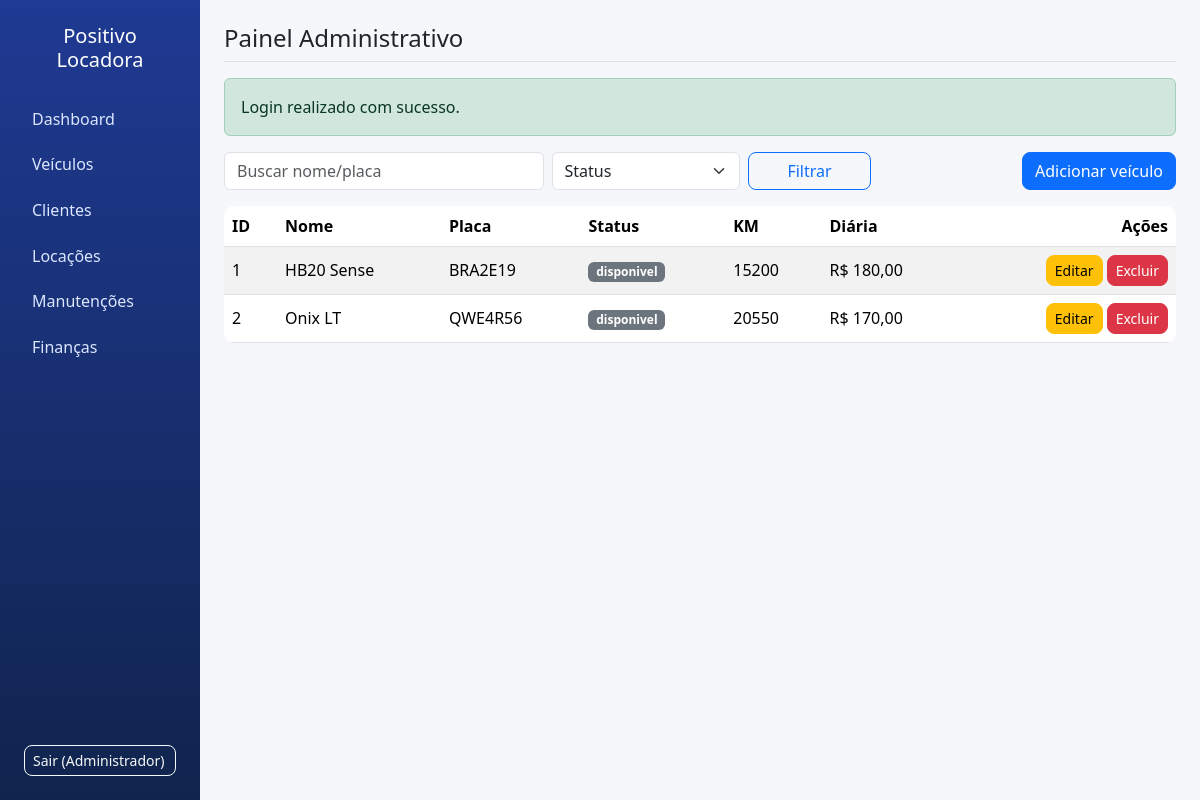
The page /vehicles (signed in) on the database its author committed.
### tables this page shows
CREATE TABLE vehicles (
  id INT AUTO_INCREMENT PRIMARY KEY,
  nome VARCHAR(120) NOT NULL,
  marca VARCHAR(80) NOT NULL,
  modelo VARCHAR(80) NOT NULL,
  ano YEAR NOT NULL,
  placa VARCHAR(10) NOT NULL UNIQUE,
  renavam VARCHAR(20) DEFAULT NULL,
  cor VARCHAR(40) DEFAULT NULL,
  quilometragem_atual INT NOT NULL DEFAULT 0,
  categoria VARCHAR(60) DEFAULT NULL,
  valor_diaria DECIMAL(10,2) NOT NULL DEFAULT 0,
  valor_semanal DECIMAL(10,2) NOT NULL DEFAULT 0,
  valor_mensal DECIMAL(10,2) NOT NULL DEFAULT 0,
  status ENUM('disponivel','alugado','manutencao','inativo') NOT NULL DEFAULT 'disponivel',
  observacoes TEXT,
  data_cadastro DATETIME NOT NULL DEFAULT CURRENT_TIMESTAMP
);

### app/Core/Controller.php (called while the page is built, shortened)
<?php
class Controller
{
    protected function view(string $view, array $data = []): void
    {
        extract($data);
        require __DIR__ . '/../Views/' . $view . '.php';
    }
}

### app/Controllers/VehicleController.php (called while the page is built, shortened)
<?php
class VehicleController extends Controller
{
    public function index(): void
    {
        $vehicleModel = new Vehicle();
        $this->view('vehicles/index', [
            'vehicles' => $vehicleModel->all($_GET['search'] ?? null, $_GET['status'] ?? null),
        ]);
    }
}

### app/Core/Router.php (called while the page is built, shortened)
<?php
class Router
{
    private array $routes = [];
    private function addRoute(string $method, string $path, array $action, bool $auth): void
    {
        $this->routes[$method][$path] = ['action' => $action, 'auth' => $auth];
    }
    public function dispatch(string $uri, string $method): void
    {
        $path = parse_url($uri, PHP_URL_PATH) ?: '/';
        $route = $this->routes[$method][$path] ?? null;
        [$controllerClass, $methodName] = $route['action'];
        $controller = new $controllerClass();
        $controller->{$methodName}();
    }
}

### index.php (called while the page is built, shortened)
<?php
require_once __DIR__ . '/app/Core/bootstrap.php';
$router = new Router();
$router->get('/login', [AuthController::class, 'showLogin']);
$router->post('/login', [AuthController::class, 'login']);
$router->post('/logout', [AuthController::class, 'logout']);
$router->get('/', [DashboardController::class, 'index'], true);
$router->get('/vehicles', [VehicleController::class, 'index'], true);
$router->post('/vehicles/store', [VehicleController::class, 'store'], true);
$router->post('/vehicles/update', [VehicleController::class, 'update'], true);
$router->post('/vehicles/delete', [VehicleController::class, 'delete'], true);
$router->post('/vehicles/update-mileage', [VehicleController::class, 'updateMileage'], true);
$router->get('/clients', [ClientController::class, 'index'], true);
$router->post('/clients/store', [ClientController::class, 'store'], true);
$router->post('/clients/update', [ClientController::class, 'update'], true);
$router->get('/rentals', [RentalController::class, 'index'], true);
$router->post('/rentals/store', [RentalController::class, 'store'], true);
$router->post('/rentals/finalize', [RentalController::class, 'finalize'], true);
$router->post('/rentals/cancel', [RentalController::class, 'cancel'], true);
$router->get('/maintenances', [MaintenanceController::class, 'index'], true);
$router->post('/maintenances/store', [MaintenanceController::class, 'store'], true);
$router->post('/maintenances/update-status', [MaintenanceController::class, 'updateStatus'], true);
$router->get('/financial', [FinancialController::class, 'index'], true);
$router->post('/financial/store', [FinancialController::class, 'store'], true);
$router->post('/financial/update', [FinancialController::class, 'update'], true);
$router->post('/financial/delete', [FinancialController::class, 'delete'], true);
$router->post('/financial/payment-status', [FinancialController::class, 'updatePaymentStatus'], true);
$router->dispatch($_SERVER['REQUEST_URI'], $_SERVER['REQUEST_METHOD']);

### public/index.php (called while the page is built, shortened)
<?php
require_once dirname(__DIR__) . '/index.php';

### app/Helpers/helpers.php (called while the page is built, shortened)
<?php
function appBasePath(): string
{
    return defined('APP_BASE_PATH') ? APP_BASE_PATH : '';
}
function url(string $path = '/'): string
{
    $normalizedPath = '/' . ltrim($path, '/');
    $base = appBasePath();
    if ($normalizedPath === '/') {
        return $base !== '' ? $base : '/';
    }
    return ($base !== '' ? $base : '') . $normalizedPath;
}
function authUser(): ?array
{
    return $_SESSION['user'] ?? null;
}
function flash(string $key, ?string $value = null): ?string
{
    $message = $_SESSION['_flash'][$key] ?? null;
    return $message;
}
function esc(?string $value): string
{
    return htmlspecialchars((string) $value, ENT_QUOTES, 'UTF-8');
}

### app/Models/BaseModel.php (called while the page is built, shortened)
<?php
abstract class BaseModel
{
    public function __construct()
    {
        $this->db = Database::connection();
    }
}

### app/Core/bootstrap.php (called while the page is built, shortened)
<?php
spl_autoload_register(function (string $class): void {
    $prefix = 'App\\';
    $relativeClass = substr($class, strlen($prefix));
    $file = __DIR__ . '/../' . str_replace('\\', '/', $relativeClass) . '.php';
});
$envFiles = [
    APP_ROOT . '/.env',
    APP_ROOT . '/.env.example',
];
foreach ($envFiles as $envFile) {
    if (!file_exists($envFile)) {
        continue;
    }
    $lines = file($envFile, FILE_IGNORE_NEW_LINES | FILE_SKIP_EMPTY_LINES) ?: [];
    foreach ($lines as $line) {
        $trimmed = trim($line);
        [$key, $value] = explode('=', $trimmed, 2);
        $key = trim($key);
        $value = trim($value, " \t\n\r\0\x0B\"");
    }
}
require_once __DIR__ . '/../Helpers/helpers.php';

### app/Core/Database.php (called while the page is built, shortened)
<?php
class Database
{
    private static ?PDO $connection = null;
    public static function connection(): PDO
    {
        if (self::$connection === null) {
            $host = $_ENV['DB_HOST'] ?? '127.0.0.1';
            $port = $_ENV['DB_PORT'] ?? '3306';
            $dbName = $_ENV['DB_NAME'] ?? 'locadora';
            $user = $_ENV['DB_USER'] ?? 'root';
            $pass = $_ENV['DB_PASS'] ?? '';
            $dsn = "mysql:host={$host};port={$port};dbname={$dbName};charset=utf8mb4";
            try {
                self::$connection = new PDO($dsn, $user, $pass, [
                    PDO::ATTR_ERRMODE => PDO::ERRMODE_EXCEPTION,
                    PDO::ATTR_DEFAULT_FETCH_MODE => PDO::FETCH_ASSOC,
                ]);
            } catch (PDOException $e) {
                error_log('Erro de conexão com banco: ' . $e->getMessage());
                http_response_code(500);
                if (defined('APP_DEBUG') && APP_DEBUG) {
                    exit('Erro de conexão com banco: ' . $e->getMessage());
                }
                exit('Erro interno ao conectar no banco de dados. Verifique o arquivo .env.');
            }
        }
        return self::$connection;
    }
}

### app/Models/Vehicle.php (called while the page is built, shortened)
<?php
class Vehicle extends BaseModel
{
    public function all(?string $search = null, ?string $status = null): array
    {
        $sql = 'SELECT * FROM vehicles WHERE 1=1';
        $params = [];
        $sql .= ' ORDER BY id ASC';
        $stmt = $this->db->prepare($sql);
        $stmt->execute($params);
        return $stmt->fetchAll();
    }
}

### app/Views/vehicles/index.php (the view, shortened to what this page needs)
<?php require __DIR__ . '/../partials/header.php'; ?>
<div class="d-flex justify-content-between align-items-center mb-3">
  <form class="row g-2 flex-grow-1 me-3" method="GET">
    <div class="col-md-5"><input class="form-control" name="search" placeholder="Buscar nome/placa" value="<?= esc($_GET['search'] ?? '') ?>"></div>
    <div class="col-md-3"><select name="status" class="form-select"><option value="">Status</option></select></div>
    <div class="col-md-2"><button class="btn btn-outline-primary w-100">Filtrar</button></div>
  </form>
  <button class="btn btn-primary" data-bs-toggle="modal" data-bs-target="#vehicleModal" onclick="openVehicleModal()">Adicionar veículo</button>
</div>
<div class="table-responsive">
  <table class="table table-striped align-middle">
    <thead><tr><th>ID</th><th>Nome</th><th>Placa</th><th>Status</th><th>KM</th><th>Diária</th><th class="text-end">Ações</th></tr></thead>
    <tbody>
<?php foreach ($vehicles as $v): ?>
<tr>
  <td><?= $v['id'] ?></td><td><?= esc($v['nome']) ?></td><td><?= esc($v['placa']) ?></td><td><span class="badge bg-secondary"><?= esc($v['status']) ?></span></td><td><?= (int)$v['quilometragem_atual'] ?></td><td>R$ <?= number_format($v['valor_diaria'],2,',','.') ?></td>
  <td class="text-end">
    <button class="btn btn-sm btn-warning" data-bs-toggle="modal" data-bs-target="#vehicleModal" onclick='openVehicleModal(<?= json_encode($v, JSON_HEX_APOS|JSON_HEX_QUOT) ?>)'>Editar</button>
    <form method="POST" action="<?= url('/vehicles/delete') ?>" class="d-inline" onsubmit="return confirm('Excluir veículo?')"><button class="btn btn-sm btn-danger">Excluir</button></form>
  </td>
</tr>
<?php endforeach; ?>
</tbody></table></div>
<?php require __DIR__ . '/../partials/footer.php'; ?>

### app/Views/partials/header.php (shortened to what this page needs)
<!doctype html>
<html lang="pt-BR">
<head>
    <link href="https://cdn.jsdelivr.net/npm/bootstrap@5.3.3/dist/css/bootstrap.min.css" rel="stylesheet">
    <link href="<?= url('/assets/css/app.css') ?>" rel="stylesheet">
</head>
<body data-base-path="<?= esc(appBasePath()) ?>">
<div class="container-fluid">
    <div class="row">
        <?php require __DIR__ . '/sidebar.php'; ?>
        <main class="col-md-10 ms-sm-auto px-md-4 py-4">
            <?php require __DIR__ . '/topbar.php'; ?>
            <?php if ($msg = flash('success')): ?>
                <div class="alert alert-success"><?= esc($msg) ?></div>
            <?php endif; ?>

### app/Views/partials/sidebar.php (shortened to what this page needs)
<nav class="col-md-2 d-md-block sidebar py-4">
    <div class="d-flex flex-column h-100 px-2">
        <h5 class="text-white text-center mb-4">Positivo Locadora</h5>
        <ul class="nav flex-column">
            <li class="nav-item"><a class="nav-link" href="<?= url('/') ?>">Dashboard</a></li>
            <li class="nav-item"><a class="nav-link" href="<?= url('/vehicles') ?>">Veículos</a></li>
            <li class="nav-item"><a class="nav-link" href="<?= url('/clients') ?>">Clientes</a></li>
            <li class="nav-item"><a class="nav-link" href="<?= url('/rentals') ?>">Locações</a></li>
            <li class="nav-item"><a class="nav-link" href="<?= url('/maintenances') ?>">Manutenções</a></li>
            <li class="nav-item"><a class="nav-link" href="<?= url('/financial') ?>">Finanças</a></li>
        </ul>
        <div class="mt-auto pt-3">
            <form method="POST" action="<?= url('/logout') ?>" class="px-1">
                <button class="btn btn-outline-light btn-sm w-100 text-start">Sair (<?= esc(authUser()['nome'] ?? '') ?>)</button>
            </form>
        </div>
    </div>
</nav>

### app/Views/partials/topbar.php
<div class="d-flex justify-content-between align-items-center mb-3 border-bottom pb-2">
    <h4 class="mb-0">Painel Administrativo</h4>
</div>

### app/Views/partials/footer.php (shortened to what this page needs)
        </main>
    </div>
</div>
</body>
</html>

### assets/css/app.css (style rules this page uses)
body { background: #f5f7fb; }
.sidebar { min-height: 100vh; background: linear-gradient(180deg, #1f3a93, #10244d); }
.sidebar .nav-link { color: #dce6ff; border-radius: 8px; margin: 2px 0; padding: .55rem .75rem; }
.table { border-radius: 10px; overflow: hidden; }
.table thead th { font-weight: 600; }
.form-control, .form-select { min-height: 38px; }
.btn { border-radius: 8px; }

### rows shown on the page
vehicles: id "1", nome "HB20 Sense", placa "BRA2E19", status "disponivel", quilometragem_atual "15200", valor_diaria "180,00"
vehicles: id "2", nome "Onix LT", placa "QWE4R56", status "disponivel", quilometragem_atual "20550", valor_diaria "170,00"

### other values the page prints
authUser()['nome'] "Administrador"
$msg "Login realizado com sucesso."
